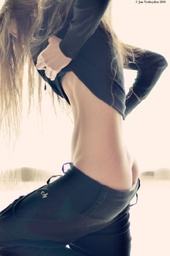
#> input picture img/1.jpg, 170 x 256 px, shrunk from 600 x 906 before the run, found by its file name
$ python '灰度测试.py'
#> lines starting #> are read from the running program, lines starting #| are printed output that depends on the picture
# -*- coding: utf-8 -*-
"""
Created on Fri Mar 16 17:56:48 2018

@author: yefang
"""

import os
from skimage import io

# 读JPG文件
img=io.imread("e:/yefang/img/1.jpg")
#> img is the input picture: shape (256, 170, 3); mean R, G, B 155.2, 147.4, 146.9

# 读三原色之一
img1=img[:,:,1]
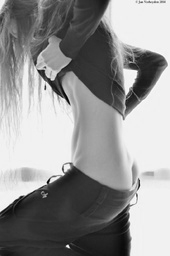
#> img1: shape (256, 170); min 0, max 255, mean 147.4


# 提取单色图中的指定像素，返回0和1组成的数组
# 复制一份新的单色图，等于指定像素值的为1，不等于的为0，return 新图
def 二维像素(img,像素值):
    _img =img.copy()
    for i in range(img.shape[0]):
        for j in range(img.shape[1]):
            if img[i][j] == 像素值:
                _img[i][j] = 1
            else:
#> (the run stopped early here; a loop or call above may not have finished)
